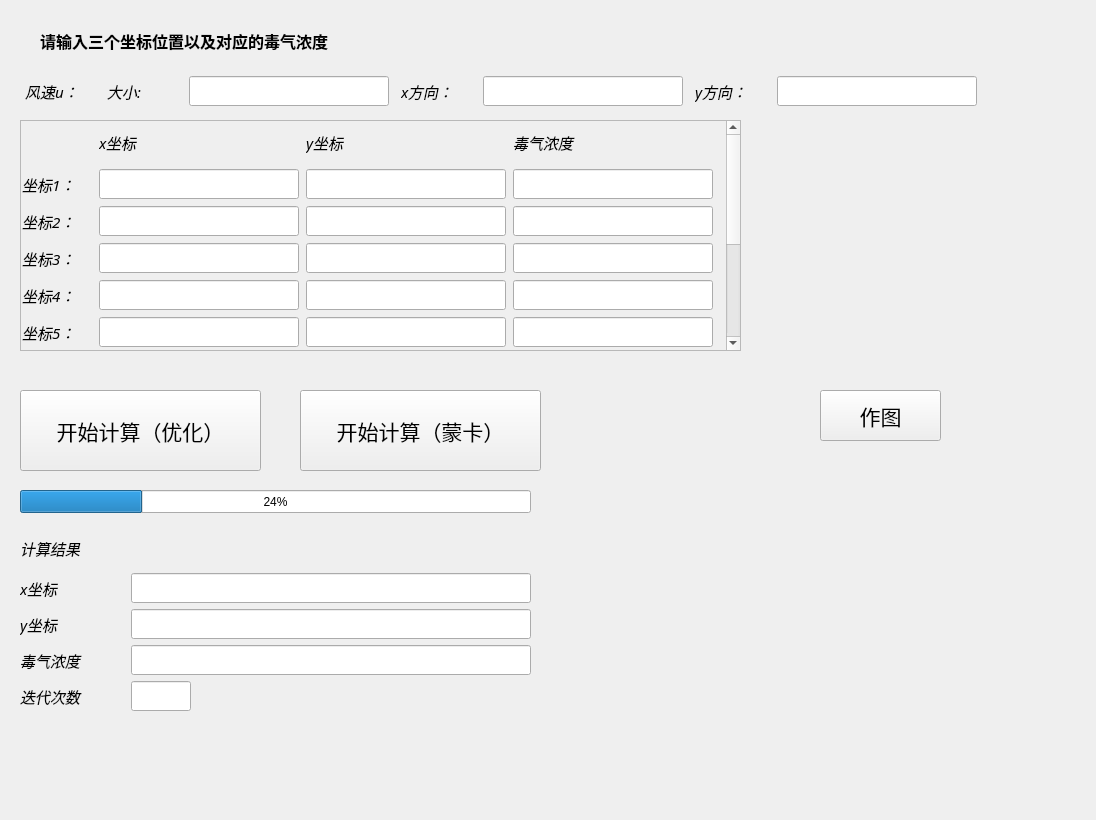
<?xml version="1.0" encoding="UTF-8"?>
<ui version="4.0">
 <class>Form</class>
 <widget class="QWidget" name="Form">
  <property name="geometry">
   <rect>
    <x>0</x>
    <y>0</y>
    <width>1096</width>
    <height>820</height>
   </rect>
  </property>
  <property name="windowTitle">
   <string>毒气泄漏反演图像</string>
  </property>
  <widget class="QLabel" name="title">
   <property name="geometry">
    <rect>
     <x>40</x>
     <y>20</y>
     <width>391</width>
     <height>41</height>
    </rect>
   </property>
   <property name="font">
    <font>
     <family>3D Isometric</family>
     <pointsize>12</pointsize>
     <weight>75</weight>
     <bold>true</bold>
    </font>
   </property>
   <property name="text">
    <string>请输入三个坐标位置以及对应的毒气浓度</string>
   </property>
  </widget>
  <widget class="QPushButton" name="calculateButton1">
   <property name="geometry">
    <rect>
     <x>20</x>
     <y>390</y>
     <width>241</width>
     <height>81</height>
    </rect>
   </property>
   <property name="font">
    <font>
     <family>锐字潮牌可变真言2.0简</family>
     <pointsize>16</pointsize>
    </font>
   </property>
   <property name="styleSheet">
    <string notr="true"/>
   </property>
   <property name="text">
    <string>开始计算（优化）</string>
   </property>
  </widget>
  <widget class="QWidget" name="gridLayoutWidget">
   <property name="geometry">
    <rect>
     <x>20</x>
     <y>530</y>
     <width>511</width>
     <height>181</height>
    </rect>
   </property>
   <layout class="QGridLayout" name="gridLayout_2">
    <item row="6" column="0">
     <widget class="QLabel" name="interation_Label">
      <property name="font">
       <font>
        <family>得意黑</family>
        <pointsize>11</pointsize>
        <italic>true</italic>
       </font>
      </property>
      <property name="text">
       <string>迭代次数</string>
      </property>
     </widget>
    </item>
    <item row="6" column="1">
     <widget class="QLineEdit" name="result_interation">
      <property name="minimumSize">
       <size>
        <width>60</width>
        <height>30</height>
       </size>
      </property>
      <property name="maximumSize">
       <size>
        <width>60</width>
        <height>30</height>
       </size>
      </property>
     </widget>
    </item>
    <item row="2" column="0">
     <widget class="QLabel" name="result_x">
      <property name="font">
       <font>
        <family>得意黑</family>
        <pointsize>11</pointsize>
        <italic>true</italic>
       </font>
      </property>
      <property name="text">
       <string>x坐标</string>
      </property>
     </widget>
    </item>
    <item row="4" column="0">
     <widget class="QLabel" name="result_y">
      <property name="font">
       <font>
        <family>得意黑</family>
        <pointsize>11</pointsize>
        <italic>true</italic>
       </font>
      </property>
      <property name="text">
       <string>y坐标</string>
      </property>
     </widget>
    </item>
    <item row="2" column="1">
     <widget class="QLineEdit" name="result_out_x">
      <property name="minimumSize">
       <size>
        <width>400</width>
        <height>30</height>
       </size>
      </property>
      <property name="maximumSize">
       <size>
        <width>400</width>
        <height>30</height>
       </size>
      </property>
     </widget>
    </item>
    <item row="4" column="1">
     <widget class="QLineEdit" name="result_out_y">
      <property name="minimumSize">
       <size>
        <width>400</width>
        <height>30</height>
       </size>
      </property>
      <property name="maximumSize">
       <size>
        <width>400</width>
        <height>30</height>
       </size>
      </property>
     </widget>
    </item>
    <item row="5" column="1">
     <widget class="QLineEdit" name="result_out_q">
      <property name="minimumSize">
       <size>
        <width>400</width>
        <height>30</height>
       </size>
      </property>
      <property name="maximumSize">
       <size>
        <width>400</width>
        <height>30</height>
       </size>
      </property>
     </widget>
    </item>
    <item row="5" column="0">
     <widget class="QLabel" name="result_q">
      <property name="font">
       <font>
        <family>得意黑</family>
        <pointsize>11</pointsize>
        <italic>true</italic>
       </font>
      </property>
      <property name="text">
       <string>毒气浓度</string>
      </property>
     </widget>
    </item>
    <item row="1" column="0">
     <widget class="QLabel" name="result_Label">
      <property name="font">
       <font>
        <family>得意黑</family>
        <pointsize>11</pointsize>
        <italic>true</italic>
       </font>
      </property>
      <property name="text">
       <string>计算结果</string>
      </property>
     </widget>
    </item>
   </layout>
  </widget>
  <widget class="QScrollArea" name="scrollArea">
   <property name="geometry">
    <rect>
     <x>20</x>
     <y>120</y>
     <width>721</width>
     <height>231</height>
    </rect>
   </property>
   <property name="horizontalScrollBarPolicy">
    <enum>Qt::ScrollBarAlwaysOff</enum>
   </property>
   <property name="widgetResizable">
    <bool>false</bool>
   </property>
   <widget class="QWidget" name="scrollAreaWidgetContents">
    <property name="geometry">
     <rect>
      <x>0</x>
      <y>-191</y>
      <width>700</width>
      <height>420</height>
     </rect>
    </property>
    <property name="minimumSize">
     <size>
      <width>700</width>
      <height>420</height>
     </size>
    </property>
    <property name="maximumSize">
     <size>
      <width>700</width>
      <height>420</height>
     </size>
    </property>
    <widget class="QWidget" name="gridLayoutWidget_2">
     <property name="geometry">
      <rect>
       <x>0</x>
       <y>0</y>
       <width>693</width>
       <height>412</height>
      </rect>
     </property>
     <layout class="QGridLayout" name="gridLayout_4">
      <item row="4" column="3">
       <widget class="QLineEdit" name="con2_q">
        <property name="minimumSize">
         <size>
          <width>200</width>
          <height>30</height>
         </size>
        </property>
        <property name="maximumSize">
         <size>
          <width>200</width>
          <height>30</height>
         </size>
        </property>
       </widget>
      </item>
      <item row="7" column="2">
       <widget class="QLineEdit" name="con5_y">
        <property name="minimumSize">
         <size>
          <width>200</width>
          <height>30</height>
         </size>
        </property>
        <property name="maximumSize">
         <size>
          <width>200</width>
          <height>30</height>
         </size>
        </property>
       </widget>
      </item>
      <item row="4" column="0">
       <widget class="QLabel" name="con2">
        <property name="minimumSize">
         <size>
          <width>70</width>
          <height>30</height>
         </size>
        </property>
        <property name="maximumSize">
         <size>
          <width>70</width>
          <height>30</height>
         </size>
        </property>
        <property name="font">
         <font>
          <family>得意黑</family>
          <pointsize>11</pointsize>
          <italic>true</italic>
         </font>
        </property>
        <property name="text">
         <string>坐标2：</string>
        </property>
       </widget>
      </item>
      <item row="4" column="1">
       <widget class="QLineEdit" name="con2_x">
        <property name="minimumSize">
         <size>
          <width>200</width>
          <height>30</height>
         </size>
        </property>
        <property name="maximumSize">
         <size>
          <width>200</width>
          <height>30</height>
         </size>
        </property>
       </widget>
      </item>
      <item row="6" column="1">
       <widget class="QLineEdit" name="con4_x">
        <property name="minimumSize">
         <size>
          <width>200</width>
          <height>30</height>
         </size>
        </property>
        <property name="maximumSize">
         <size>
          <width>200</width>
          <height>30</height>
         </size>
        </property>
       </widget>
      </item>
      <item row="7" column="3">
       <widget class="QLineEdit" name="con5_q">
        <property name="minimumSize">
         <size>
          <width>200</width>
          <height>30</height>
         </size>
        </property>
        <property name="maximumSize">
         <size>
          <width>200</width>
          <height>30</height>
         </size>
        </property>
       </widget>
      </item>
      <item row="2" column="3">
       <widget class="QLineEdit" name="con1_q">
        <property name="minimumSize">
         <size>
          <width>200</width>
          <height>30</height>
         </size>
        </property>
        <property name="maximumSize">
         <size>
          <width>200</width>
          <height>30</height>
         </size>
        </property>
       </widget>
      </item>
      <item row="0" column="3">
       <widget class="QLabel" name="q_Label">
        <property name="minimumSize">
         <size>
          <width>200</width>
          <height>40</height>
         </size>
        </property>
        <property name="maximumSize">
         <size>
          <width>200</width>
          <height>40</height>
         </size>
        </property>
        <property name="font">
         <font>
          <family>得意黑</family>
          <pointsize>11</pointsize>
          <italic>true</italic>
         </font>
        </property>
        <property name="text">
         <string>毒气浓度</string>
        </property>
       </widget>
      </item>
      <item row="9" column="1">
       <widget class="QLineEdit" name="con7_x">
        <property name="minimumSize">
         <size>
          <width>200</width>
          <height>30</height>
         </size>
        </property>
        <property name="maximumSize">
         <size>
          <width>200</width>
          <height>30</height>
         </size>
        </property>
       </widget>
      </item>
      <item row="5" column="2">
       <widget class="QLineEdit" name="con3_y">
        <property name="minimumSize">
         <size>
          <width>200</width>
          <height>30</height>
         </size>
        </property>
        <property name="maximumSize">
         <size>
          <width>200</width>
          <height>30</height>
         </size>
        </property>
       </widget>
      </item>
      <item row="5" column="1">
       <widget class="QLineEdit" name="con3_x">
        <property name="minimumSize">
         <size>
          <width>200</width>
          <height>30</height>
         </size>
        </property>
        <property name="maximumSize">
         <size>
          <width>200</width>
          <height>30</height>
         </size>
        </property>
       </widget>
      </item>
      <item row="8" column="3">
       <widget class="QLineEdit" name="con6_q">
        <property name="minimumSize">
         <size>
          <width>200</width>
          <height>30</height>
         </size>
        </property>
        <property name="maximumSize">
         <size>
          <width>200</width>
          <height>30</height>
         </size>
        </property>
       </widget>
      </item>
      <item row="10" column="1">
       <widget class="QLineEdit" name="con8_x">
        <property name="minimumSize">
         <size>
          <width>200</width>
          <height>30</height>
         </size>
        </property>
        <property name="maximumSize">
         <size>
          <width>200</width>
          <height>30</height>
         </size>
        </property>
       </widget>
      </item>
      <item row="5" column="3">
       <widget class="QLineEdit" name="con3_q">
        <property name="minimumSize">
         <size>
          <width>200</width>
          <height>30</height>
         </size>
        </property>
        <property name="maximumSize">
         <size>
          <width>200</width>
          <height>30</height>
         </size>
        </property>
       </widget>
      </item>
      <item row="11" column="1">
       <widget class="QLineEdit" name="con9_x">
        <property name="minimumSize">
         <size>
          <width>200</width>
          <height>30</height>
         </size>
        </property>
        <property name="maximumSize">
         <size>
          <width>200</width>
          <height>30</height>
         </size>
        </property>
       </widget>
      </item>
      <item row="2" column="2">
       <widget class="QLineEdit" name="con1_y">
        <property name="minimumSize">
         <size>
          <width>200</width>
          <height>30</height>
         </size>
        </property>
        <property name="maximumSize">
         <size>
          <width>200</width>
          <height>30</height>
         </size>
        </property>
       </widget>
      </item>
      <item row="0" column="1">
       <widget class="QLabel" name="x_Label">
        <property name="minimumSize">
         <size>
          <width>200</width>
          <height>40</height>
         </size>
        </property>
        <property name="maximumSize">
         <size>
          <width>200</width>
          <height>40</height>
         </size>
        </property>
        <property name="font">
         <font>
          <family>得意黑</family>
          <pointsize>11</pointsize>
          <italic>true</italic>
         </font>
        </property>
        <property name="text">
         <string>x坐标</string>
        </property>
       </widget>
      </item>
      <item row="4" column="2">
       <widget class="QLineEdit" name="con2_y">
        <property name="minimumSize">
         <size>
          <width>200</width>
          <height>30</height>
         </size>
        </property>
        <property name="maximumSize">
         <size>
          <width>200</width>
          <height>30</height>
         </size>
        </property>
       </widget>
      </item>
      <item row="8" column="2">
       <widget class="QLineEdit" name="con6_y">
        <property name="minimumSize">
         <size>
          <width>200</width>
          <height>30</height>
         </size>
        </property>
        <property name="maximumSize">
         <size>
          <width>200</width>
          <height>30</height>
         </size>
        </property>
       </widget>
      </item>
      <item row="6" column="3">
       <widget class="QLineEdit" name="con4_q">
        <property name="minimumSize">
         <size>
          <width>200</width>
          <height>30</height>
         </size>
        </property>
        <property name="maximumSize">
         <size>
          <width>200</width>
          <height>30</height>
         </size>
        </property>
       </widget>
      </item>
      <item row="2" column="1">
       <widget class="QLineEdit" name="con1_x">
        <property name="minimumSize">
         <size>
          <width>200</width>
          <height>30</height>
         </size>
        </property>
        <property name="maximumSize">
         <size>
          <width>200</width>
          <height>30</height>
         </size>
        </property>
       </widget>
      </item>
      <item row="7" column="0">
       <widget class="QLabel" name="con3_4">
        <property name="minimumSize">
         <size>
          <width>70</width>
          <height>30</height>
         </size>
        </property>
        <property name="maximumSize">
         <size>
          <width>70</width>
          <height>30</height>
         </size>
        </property>
        <property name="font">
         <font>
          <family>得意黑</family>
          <pointsize>11</pointsize>
          <italic>true</italic>
         </font>
        </property>
        <property name="text">
         <string>坐标5：</string>
        </property>
       </widget>
      </item>
      <item row="8" column="1">
       <widget class="QLineEdit" name="con6_x">
        <property name="minimumSize">
         <size>
          <width>200</width>
          <height>30</height>
         </size>
        </property>
        <property name="maximumSize">
         <size>
          <width>200</width>
          <height>30</height>
         </size>
        </property>
       </widget>
      </item>
      <item row="6" column="0">
       <widget class="QLabel" name="con3_2">
        <property name="minimumSize">
         <size>
          <width>70</width>
          <height>30</height>
         </size>
        </property>
        <property name="maximumSize">
         <size>
          <width>70</width>
          <height>30</height>
         </size>
        </property>
        <property name="font">
         <font>
          <family>得意黑</family>
          <pointsize>11</pointsize>
          <italic>true</italic>
         </font>
        </property>
        <property name="text">
         <string>坐标4：</string>
        </property>
       </widget>
      </item>
      <item row="0" column="2">
       <widget class="QLabel" name="y_Label">
        <property name="minimumSize">
         <size>
          <width>200</width>
          <height>40</height>
         </size>
        </property>
        <property name="maximumSize">
         <size>
          <width>200</width>
          <height>40</height>
         </size>
        </property>
        <property name="font">
         <font>
          <family>得意黑</family>
          <pointsize>11</pointsize>
          <italic>true</italic>
         </font>
        </property>
        <property name="text">
         <string>y坐标</string>
        </property>
       </widget>
      </item>
      <item row="5" column="0">
       <widget class="QLabel" name="con3">
        <property name="minimumSize">
         <size>
          <width>70</width>
          <height>30</height>
         </size>
        </property>
        <property name="maximumSize">
         <size>
          <width>70</width>
          <height>30</height>
         </size>
        </property>
        <property name="font">
         <font>
          <family>得意黑</family>
          <pointsize>11</pointsize>
          <italic>true</italic>
         </font>
        </property>
        <property name="text">
         <string>坐标3：</string>
        </property>
       </widget>
      </item>
      <item row="8" column="0">
       <widget class="QLabel" name="con3_3">
        <property name="minimumSize">
         <size>
          <width>70</width>
          <height>30</height>
         </size>
        </property>
        <property name="maximumSize">
         <size>
          <width>70</width>
          <height>30</height>
         </size>
        </property>
        <property name="font">
         <font>
          <family>得意黑</family>
          <pointsize>11</pointsize>
          <italic>true</italic>
         </font>
        </property>
        <property name="text">
         <string>坐标6：</string>
        </property>
       </widget>
      </item>
      <item row="7" column="1">
       <widget class="QLineEdit" name="con5_x">
        <property name="minimumSize">
         <size>
          <width>200</width>
          <height>30</height>
         </size>
        </property>
        <property name="maximumSize">
         <size>
          <width>200</width>
          <height>30</height>
         </size>
        </property>
       </widget>
      </item>
      <item row="2" column="0">
       <widget class="QLabel" name="con1">
        <property name="minimumSize">
         <size>
          <width>70</width>
          <height>30</height>
         </size>
        </property>
        <property name="maximumSize">
         <size>
          <width>70</width>
          <height>30</height>
         </size>
        </property>
        <property name="font">
         <font>
          <family>得意黑</family>
          <pointsize>11</pointsize>
          <italic>true</italic>
         </font>
        </property>
        <property name="text">
         <string>坐标1：</string>
        </property>
       </widget>
      </item>
      <item row="6" column="2">
       <widget class="QLineEdit" name="con4_y">
        <property name="minimumSize">
         <size>
          <width>200</width>
          <height>30</height>
         </size>
        </property>
        <property name="maximumSize">
         <size>
          <width>200</width>
          <height>30</height>
         </size>
        </property>
       </widget>
      </item>
      <item row="9" column="2">
       <widget class="QLineEdit" name="con7_y">
        <property name="minimumSize">
         <size>
          <width>200</width>
          <height>30</height>
         </size>
        </property>
        <property name="maximumSize">
         <size>
          <width>200</width>
          <height>30</height>
         </size>
        </property>
       </widget>
      </item>
      <item row="12" column="1">
       <widget class="QLineEdit" name="con10_x">
        <property name="minimumSize">
         <size>
          <width>200</width>
          <height>30</height>
         </size>
        </property>
        <property name="maximumSize">
         <size>
          <width>200</width>
          <height>30</height>
         </size>
        </property>
       </widget>
      </item>
      <item row="9" column="3">
       <widget class="QLineEdit" name="con7_q">
        <property name="minimumSize">
         <size>
          <width>200</width>
          <height>30</height>
         </size>
        </property>
        <property name="maximumSize">
         <size>
          <width>200</width>
          <height>30</height>
         </size>
        </property>
       </widget>
      </item>
      <item row="10" column="2">
       <widget class="QLineEdit" name="con8_y">
        <property name="minimumSize">
         <size>
          <width>200</width>
          <height>30</height>
         </size>
        </property>
        <property name="maximumSize">
         <size>
          <width>200</width>
          <height>30</height>
         </size>
        </property>
       </widget>
      </item>
      <item row="10" column="3">
       <widget class="QLineEdit" name="con8_q">
        <property name="minimumSize">
         <size>
          <width>200</width>
          <height>30</height>
         </size>
        </property>
        <property name="maximumSize">
         <size>
          <width>200</width>
          <height>30</height>
         </size>
        </property>
       </widget>
      </item>
      <item row="11" column="2">
       <widget class="QLineEdit" name="con9_y">
        <property name="minimumSize">
         <size>
          <width>200</width>
          <height>30</height>
         </size>
        </property>
        <property name="maximumSize">
         <size>
          <width>200</width>
          <height>30</height>
         </size>
        </property>
       </widget>
      </item>
      <item row="11" column="3">
       <widget class="QLineEdit" name="con9_q">
        <property name="minimumSize">
         <size>
          <width>200</width>
          <height>30</height>
         </size>
        </property>
        <property name="maximumSize">
         <size>
          <width>200</width>
          <height>30</height>
         </size>
        </property>
       </widget>
      </item>
      <item row="12" column="2">
       <widget class="QLineEdit" name="con10_y">
        <property name="minimumSize">
         <size>
          <width>200</width>
          <height>30</height>
         </size>
        </property>
        <property name="maximumSize">
         <size>
          <width>200</width>
          <height>30</height>
         </size>
        </property>
       </widget>
      </item>
      <item row="12" column="3">
       <widget class="QLineEdit" name="con10_q">
        <property name="minimumSize">
         <size>
          <width>200</width>
          <height>30</height>
         </size>
        </property>
        <property name="maximumSize">
         <size>
          <width>200</width>
          <height>30</height>
         </size>
        </property>
       </widget>
      </item>
      <item row="9" column="0">
       <widget class="QLabel" name="con3_5">
        <property name="minimumSize">
         <size>
          <width>70</width>
          <height>30</height>
         </size>
        </property>
        <property name="maximumSize">
         <size>
          <width>70</width>
          <height>30</height>
         </size>
        </property>
        <property name="font">
         <font>
          <family>得意黑</family>
          <pointsize>11</pointsize>
          <italic>true</italic>
         </font>
        </property>
        <property name="text">
         <string>坐标7：</string>
        </property>
       </widget>
      </item>
      <item row="10" column="0">
       <widget class="QLabel" name="con3_6">
        <property name="minimumSize">
         <size>
          <width>70</width>
          <height>30</height>
         </size>
        </property>
        <property name="maximumSize">
         <size>
          <width>70</width>
          <height>30</height>
         </size>
        </property>
        <property name="font">
         <font>
          <family>得意黑</family>
          <pointsize>11</pointsize>
          <italic>true</italic>
         </font>
        </property>
        <property name="text">
         <string>坐标8：</string>
        </property>
       </widget>
      </item>
      <item row="11" column="0">
       <widget class="QLabel" name="con3_7">
        <property name="minimumSize">
         <size>
          <width>70</width>
          <height>30</height>
         </size>
        </property>
        <property name="maximumSize">
         <size>
          <width>70</width>
          <height>30</height>
         </size>
        </property>
        <property name="font">
         <font>
          <family>得意黑</family>
          <pointsize>11</pointsize>
          <italic>true</italic>
         </font>
        </property>
        <property name="text">
         <string>坐标9：</string>
        </property>
       </widget>
      </item>
      <item row="12" column="0">
       <widget class="QLabel" name="con3_8">
        <property name="minimumSize">
         <size>
          <width>70</width>
          <height>30</height>
         </size>
        </property>
        <property name="maximumSize">
         <size>
          <width>70</width>
          <height>30</height>
         </size>
        </property>
        <property name="font">
         <font>
          <family>得意黑</family>
          <pointsize>11</pointsize>
          <italic>true</italic>
         </font>
        </property>
        <property name="text">
         <string>坐标10：</string>
        </property>
       </widget>
      </item>
     </layout>
    </widget>
   </widget>
  </widget>
  <widget class="QProgressBar" name="progress_bar">
   <property name="geometry">
    <rect>
     <x>20</x>
     <y>490</y>
     <width>511</width>
     <height>23</height>
    </rect>
   </property>
   <property name="value">
    <number>24</number>
   </property>
  </widget>
  <widget class="QPushButton" name="calculateButton2">
   <property name="geometry">
    <rect>
     <x>300</x>
     <y>390</y>
     <width>241</width>
     <height>81</height>
    </rect>
   </property>
   <property name="font">
    <font>
     <family>锐字潮牌可变真言2.0简</family>
     <pointsize>16</pointsize>
    </font>
   </property>
   <property name="text">
    <string>开始计算（蒙卡）</string>
   </property>
  </widget>
  <widget class="QWidget" name="widget" native="true">
   <property name="geometry">
    <rect>
     <x>810</x>
     <y>140</y>
     <width>141</width>
     <height>221</height>
    </rect>
   </property>
  </widget>
  <widget class="QPushButton" name="plotButton">
   <property name="geometry">
    <rect>
     <x>820</x>
     <y>390</y>
     <width>121</width>
     <height>51</height>
    </rect>
   </property>
   <property name="font">
    <font>
     <family>霞鹜臻楷</family>
     <pointsize>16</pointsize>
    </font>
   </property>
   <property name="text">
    <string>作图</string>
   </property>
  </widget>
  <widget class="QWidget" name="horizontalLayoutWidget">
   <property name="geometry">
    <rect>
     <x>19</x>
     <y>70</y>
     <width>971</width>
     <height>42</height>
    </rect>
   </property>
   <layout class="QHBoxLayout" name="horizontalLayout">
    <item>
     <widget class="QLabel" name="Te_u">
      <property name="minimumSize">
       <size>
        <width>70</width>
        <height>30</height>
       </size>
      </property>
      <property name="maximumSize">
       <size>
        <width>70</width>
        <height>30</height>
       </size>
      </property>
      <property name="font">
       <font>
        <family>得意黑</family>
        <pointsize>11</pointsize>
        <italic>true</italic>
       </font>
      </property>
      <property name="text">
       <string>风速u：</string>
      </property>
     </widget>
    </item>
    <item>
     <widget class="QLabel" name="Te_u_num">
      <property name="minimumSize">
       <size>
        <width>70</width>
        <height>30</height>
       </size>
      </property>
      <property name="maximumSize">
       <size>
        <width>70</width>
        <height>30</height>
       </size>
      </property>
      <property name="font">
       <font>
        <family>得意黑</family>
        <pointsize>11</pointsize>
        <italic>true</italic>
       </font>
      </property>
      <property name="text">
       <string>大小:</string>
      </property>
     </widget>
    </item>
    <item>
     <widget class="QLineEdit" name="con_u">
      <property name="minimumSize">
       <size>
        <width>200</width>
        <height>30</height>
       </size>
      </property>
      <property name="maximumSize">
       <size>
        <width>200</width>
        <height>30</height>
       </size>
      </property>
     </widget>
    </item>
    <item>
     <widget class="QLabel" name="Te_u_x">
      <property name="minimumSize">
       <size>
        <width>70</width>
        <height>30</height>
       </size>
      </property>
      <property name="maximumSize">
       <size>
        <width>70</width>
        <height>30</height>
       </size>
      </property>
      <property name="font">
       <font>
        <family>得意黑</family>
        <pointsize>11</pointsize>
        <italic>true</italic>
       </font>
      </property>
      <property name="text">
       <string>x方向：</string>
      </property>
     </widget>
    </item>
    <item>
     <widget class="QLineEdit" name="con_u_x">
      <property name="minimumSize">
       <size>
        <width>200</width>
        <height>30</height>
       </size>
      </property>
      <property name="maximumSize">
       <size>
        <width>200</width>
        <height>30</height>
       </size>
      </property>
     </widget>
    </item>
    <item>
     <widget class="QLabel" name="Te_u_y">
      <property name="minimumSize">
       <size>
        <width>70</width>
        <height>30</height>
       </size>
      </property>
      <property name="maximumSize">
       <size>
        <width>70</width>
        <height>30</height>
       </size>
      </property>
      <property name="font">
       <font>
        <family>得意黑</family>
        <pointsize>11</pointsize>
        <italic>true</italic>
       </font>
      </property>
      <property name="text">
       <string>y方向：</string>
      </property>
     </widget>
    </item>
    <item>
     <widget class="QLineEdit" name="con_u_y">
      <property name="minimumSize">
       <size>
        <width>200</width>
        <height>30</height>
       </size>
      </property>
      <property name="maximumSize">
       <size>
        <width>200</width>
        <height>30</height>
       </size>
      </property>
     </widget>
    </item>
   </layout>
  </widget>
  <zorder>scrollArea</zorder>
  <zorder>title</zorder>
  <zorder>calculateButton1</zorder>
  <zorder>gridLayoutWidget</zorder>
  <zorder>progress_bar</zorder>
  <zorder>calculateButton2</zorder>
  <zorder>widget</zorder>
  <zorder>plotButton</zorder>
  <zorder>horizontalLayoutWidget</zorder>
 </widget>
 <resources/>
 <connections>
  <connection>
   <sender>calculateButton1</sender>
   <signal>clicked()</signal>
   <receiver>Form</receiver>
   <slot>calculate()</slot>
   <hints>
    <hint type="sourcelabel">
     <x>215</x>
     <y>374</y>
    </hint>
    <hint type="destinationlabel">
     <x>530</x>
     <y>811</y>
    </hint>
   </hints>
  </connection>
  <connection>
   <sender>calculateButton2</sender>
   <signal>clicked()</signal>
   <receiver>Form</receiver>
   <slot>calculate()</slot>
   <hints>
    <hint type="sourcelabel">
     <x>391</x>
     <y>409</y>
    </hint>
    <hint type="destinationlabel">
     <x>423</x>
     <y>891</y>
    </hint>
   </hints>
  </connection>
  <connection>
   <sender>progress_bar</sender>
   <signal>valueChanged(int)</signal>
   <receiver>calculateButton2</receiver>
   <slot>click()</slot>
   <hints>
    <hint type="sourcelabel">
     <x>455</x>
     <y>489</y>
    </hint>
    <hint type="destinationlabel">
     <x>471</x>
     <y>442</y>
    </hint>
   </hints>
  </connection>
 </connections>
 <slots>
  <slot>calculate()</slot>
  <slot>setText()</slot>
  <slot>update_progess()</slot>
 </slots>
</ui>
